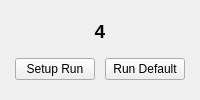
          <widget class="QWidget" name="S4Page2">
           <layout class="QGridLayout" name="gridLayout_33">
            <item row="0" column="0" colspan="2">
             <widget class="QLabel" name="label_86">
              <property name="sizePolicy">
               <sizepolicy hsizetype="MinimumExpanding" vsizetype="Fixed">
                <horstretch>0</horstretch>
                <verstretch>0</verstretch>
               </sizepolicy>
              </property>
              <property name="minimumSize">
               <size>
                <width>0</width>
                <height>0</height>
               </size>
              </property>
              <property name="font">
               <font>
                <pointsize>14</pointsize>
                <weight>75</weight>
                <bold>true</bold>
               </font>
              </property>
              <property name="text">
               <string>4</string>
              </property>
              <property name="alignment">
               <set>Qt::AlignCenter</set>
              </property>
             </widget>
            </item>
            <item row="1" column="0" colspan="2">
             <spacer name="verticalSpacer_41">
              <property name="orientation">
               <enum>Qt::Vertical</enum>
              </property>
              <property name="sizeType">
               <enum>QSizePolicy::Minimum</enum>
              </property>
              <property name="sizeHint" stdset="0">
               <size>
                <width>0</width>
                <height>0</height>
               </size>
              </property>
             </spacer>
            </item>
            <item row="2" column="0">
             <widget class="QPushButton" name="pushButton_43">
              <property name="sizePolicy">
               <sizepolicy hsizetype="Fixed" vsizetype="Fixed">
                <horstretch>0</horstretch>
                <verstretch>0</verstretch>
               </sizepolicy>
              </property>
              <property name="baseSize">
               <size>
                <width>0</width>
                <height>0</height>
               </size>
              </property>
              <property name="text">
               <string>Setup Run</string>
              </property>
             </widget>
            </item>
            <item row="2" column="1">
             <widget class="QPushButton" name="pushButton_44">
              <property name="sizePolicy">
               <sizepolicy hsizetype="Fixed" vsizetype="Fixed">
                <horstretch>0</horstretch>
                <verstretch>0</verstretch>
               </sizepolicy>
              </property>
              <property name="sizeIncrement">
               <size>
                <width>0</width>
                <height>0</height>
               </size>
              </property>
              <property name="baseSize">
               <size>
                <width>0</width>
                <height>0</height>
               </size>
              </property>
              <property name="text">
               <string>Run Default</string>
              </property>
             </widget>
            </item>
            <item row="3" column="0" colspan="2">
             <spacer name="verticalSpacer_42">
              <property name="orientation">
               <enum>Qt::Vertical</enum>
              </property>
              <property name="sizeType">
               <enum>QSizePolicy::Minimum</enum>
              </property>
              <property name="sizeHint" stdset="0">
               <size>
                <width>0</width>
                <height>0</height>
               </size>
              </property>
             </spacer>
            </item>
           </layout>
          </widget>
